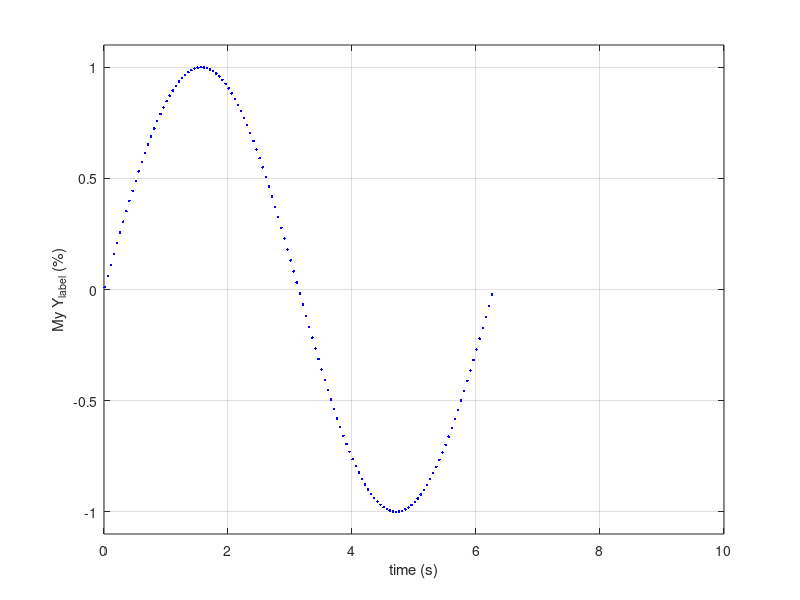

MATLAB code to generate this figure: (Note: this script raises an error after producing the figure.)
% example making .jpg or .emf (vector) images from a Matlab figure window

makeFigureImages=1; % (0/1) switch to turn on image file creation (be careful about over-writing images)


testName='myTest1'; % any text for the filename
folderName='anim_sequences'; % this folder must exist!

for i=1:100
    t=( 0:0.05:(2*pi) ) + i/100;
    y=sin(t);
    
    hf=figure(1); clf
    plot(t,y,'b.')
    xlabel('time (s)')
    ylabel('My Y_{label} (%)')
    grid on
    axis([0 10, -1.1 +1.1])
    
    % if makeFigureImages==1, printStr=sprintf('print(%i,''figures\\%s_figure_%i.emf'',''-dmeta'')',hf.Number,testName,hf.Number); eval(printStr), end
    if makeFigureImages==1, printStr=sprintf('print(%i,''%s\\%s_figure_%i.jpg'',''-djpeg'')',hf.Number,folderName,testName,i); eval(printStr), end
end





